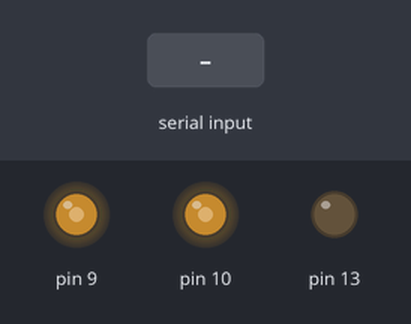
A sketch run on a simulated Arduino Uno, built with avr-gcc and run on an emulated ATmega328P. Shown: output pins drawn as LEDs (lit = HIGH). The inputs (shaded band) are chosen by the test bench. What the sketch prints to the serial monitor is not drawn.

Above: at 1.2 s.
1.3 s: byte 30 received over Serial
At 2.5 s:
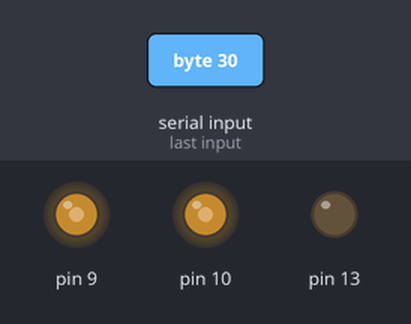
2.8 s: byte 90 received over Serial
At 3.8 s:
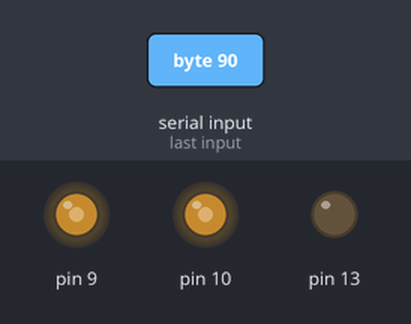
4.3 s: byte 120 received over Serial
At 5.0 s:
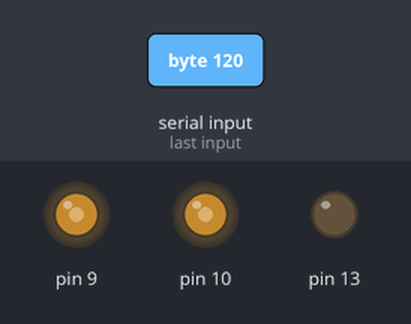
Timing chart, 0 to 7.3 s (numbered marks = the images above; inputs shaded):
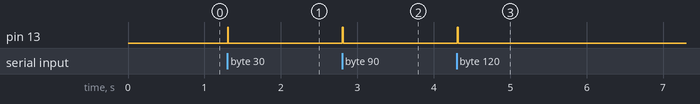

Measured:
- after the input at 1.3 s, pin 13: LOW → HIGH at once, → LOW 0.01 s later
- after the input at 2.8 s, pin 13: LOW → HIGH at once, → LOW 0.01 s later
- after the input at 4.3 s, pin 13: LOW → HIGH at once, → LOW 0.01 s later

The sketch:

IR_Receptor.ino
```cpp
//dirt cheap wireless RX by http://tthheessiiss.wordpress.com
void setup()
{
  pinMode(9, OUTPUT);
  pinMode(10, OUTPUT);
  pinMode(13,OUTPUT);

  // Clear Timer on Compare Match (CTC) Mode
  bitWrite(TCCR1A, WGM10, 0);
  bitWrite(TCCR1A, WGM11, 0);
  bitWrite(TCCR1B, WGM12, 1);
  bitWrite(TCCR1B, WGM13, 0);

  // Toggle OC1A and OC1B on Compare Match.
  bitWrite(TCCR1A, COM1A0, 1);
  bitWrite(TCCR1A, COM1A1, 0);
  bitWrite(TCCR1A, COM1B0, 1);
  bitWrite(TCCR1A, COM1B1, 0);

  // No prescaling
  bitWrite(TCCR1B, CS10, 1);
  bitWrite(TCCR1B, CS11, 0);
  bitWrite(TCCR1B, CS12, 0);

  OCR1A = 210;
  OCR1B = 210;

  Serial.begin(9600);
  pinMode(13, OUTPUT);
}

void loop()
{
  // if incoming serial
  if (Serial.available()) {
    readSerial();
    digitalWrite(13, HIGH);
  }
  else {
    digitalWrite(13, LOW);
  }
  delay(10);
}

void readSerial() {
  char val = Serial.read();
  Serial.print(val);
}
```
